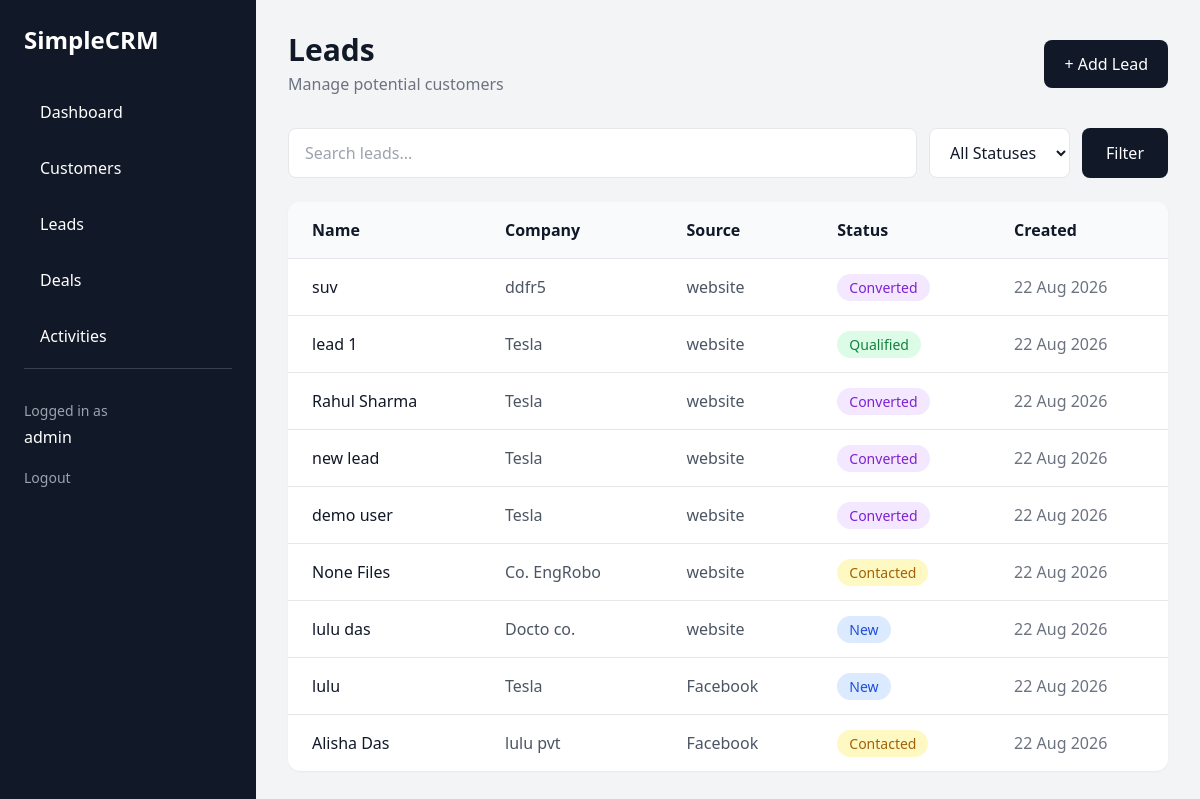
The app's page /leads/ (signed in) with its own data.
### crm/models.py (models this page shows, shortened)
class Lead(models.Model):
    STATUS_CHOICES = [
        ("new", "New"),
        ("contacted", "Contacted"),
        ("qualified", "Qualified"),
        ("converted", "Converted"),
        ("lost", "Lost"),
    ]
    name = models.CharField(max_length=150)
    email = models.EmailField(blank=True)
    phone = models.CharField(max_length=30, blank=True)
    company = models.CharField(max_length=150, blank=True)
    source = models.CharField(max_length=100, blank=True)
    status = models.CharField(
        max_length=20,
        choices=STATUS_CHOICES,
        default="new"
    )
    notes = models.TextField(blank=True)
    converted_customer = models.OneToOneField(
        "Customer",
        on_delete=models.SET_NULL,
        null=True,
        blank=True,
        related_name="converted_lead",
    )
    owner = models.ForeignKey(
    User,
    on_delete=models.SET_NULL,
    null=True,
    blank=True,
    related_name="leads",
    )
    created_at = models.DateTimeField(auto_now_add=True)

### crm/views.py (the view, shortened to what this page needs)
@login_required
def lead_list(request):
    if is_manager_or_admin(request.user):
        leads = Lead.objects.all()
    else:
        leads = Lead.objects.filter(
            owner=request.user
        )
    leads = leads.order_by("-created_at")
    search = request.GET.get("search", "")
    status = request.GET.get("status", "")
    if status:
        leads = leads.filter(
            status=status
        )
    return render(
        request,
        "crm/leads/list.html",
        {
            "leads": leads,
            "search": search,
            "status": status,
        }
    )

### crm/views.py (called while the page is built)
def is_manager_or_admin(user):
    return user.is_superuser or user.is_staff

### crm/templates/crm/leads/list.html (shortened to what this page needs)
{% extends "crm/base.html" %}
{% block content %}
<div class="flex justify-between items-center mb-8">
    <div>
        <h2 class="text-3xl font-bold">
            Leads
        </h2>
        <p class="text-gray-500 mt-1">
            Manage potential customers
        </p>
    </div>
    <a
        href="{% url 'lead_create' %}"
        class="bg-gray-900 text-white px-5 py-3 rounded-lg"
    >
        + Add Lead
    </a>
</div>
<form method="GET" class="mb-6">
    <div class="flex gap-3">
        <input
            type="text"
            name="search"
            value="{{ search }}"
            placeholder="Search leads..."
            class="flex-1 border rounded-lg px-4 py-3 bg-white"
        >
        <select
            name="status"
            class="border rounded-lg px-4 py-3 bg-white"
        >
            <option value="">All Statuses</option>
        </select>
        <button
            class="bg-gray-900 text-white px-6 rounded-lg"
        >
            Filter
        </button>
    </div>
</form>
<div class="bg-white rounded-xl shadow-sm overflow-hidden">
    <table class="w-full">
        <thead class="bg-gray-50 border-b">
            <tr>
                <th class="text-left px-6 py-4">
                    Name
                </th>
                <th class="text-left px-6 py-4">
                    Company
                </th>
                <th class="text-left px-6 py-4">
                    Source
                </th>
                <th class="text-left px-6 py-4">
                    Status
                </th>
                <th class="text-left px-6 py-4">
                    Created
                </th>
            </tr>
        </thead>
        <tbody class="divide-y">
            {% for lead in leads %}
            <tr class="hover:bg-gray-50">
                <td class="px-6 py-4">
                    <a
                        href="{% url 'lead_detail' lead.pk %}"
                        class="font-medium hover:underline"
                    >
                        {{ lead.name }}
                    </a>
                </td>
                <td class="px-6 py-4 text-gray-600">
                    {{ lead.company|default:"-" }}
                </td>
                <td class="px-6 py-4 text-gray-600">
                    {{ lead.source|default:"-" }}
                </td>
                <td class="px-6 py-4">
                    {% if lead.status == "new" %}
    <span class="bg-blue-100 text-blue-700 px-3 py-1 rounded-full text-sm">
        New
    </span>
{% elif lead.status == "contacted" %}
    <span class="bg-yellow-100 text-yellow-700 px-3 py-1 rounded-full text-sm">
        Contacted
    </span>
{% elif lead.status == "qualified" %}
    <span class="bg-green-100 text-green-700 px-3 py-1 rounded-full text-sm">
        Qualified
    </span>
{% elif lead.status == "converted" %}
    <span class="bg-purple-100 text-purple-700 px-3 py-1 rounded-full text-sm">
        Converted
    </span>
{% elif lead.status == "lost" %}
    <span class="bg-red-100 text-red-700 px-3 py-1 rounded-full text-sm">
        Lost
    </span>
{% endif %}
                </td>
                <td class="px-6 py-4 text-gray-500">
                    {{ lead.created_at|date:"d M Y" }}
                </td>
            </tr>
            {% endfor %}
        </tbody>
    </table>
</div>
{% endblock %}

### crm/templates/crm/base.html (shortened to what this page needs)
<!DOCTYPE html>
<html lang="en">
<head>
    <script src="https://cdn.tailwindcss.com"></script>
</head>
<body class="bg-gray-100 text-gray-900">
    <div class="flex min-h-screen">
        <aside class="w-64 bg-gray-900 text-white p-6">
            <h1 class="text-2xl font-bold mb-8">
                SimpleCRM
            </h1>
            <nav class="space-y-2">
                <a href="{% url 'dashboard' %}"
                   class="block px-4 py-3 rounded-lg hover:bg-gray-800">
                    Dashboard
                </a>
                <a href="{% url 'customer_list' %}"
                    class="block px-4 py-3 rounded-lg hover:bg-gray-800">
                        Customers
                </a>
                <a
    href="{% url 'lead_list' %}"
    class="block px-4 py-3 rounded-lg hover:bg-gray-800"
>
    Leads
</a>
                <a
    href="{% url 'deal_list' %}"
    class="block px-4 py-3 rounded-lg hover:bg-gray-800"
>
    Deals
</a>
                <a
    href="{% url 'activity_list' %}"
    class="block px-4 py-3 rounded-lg hover:bg-gray-800"
>
    Activities
</a>
<div class="mt-auto pt-8 border-t border-gray-700">
    <p class="text-sm text-gray-400">
        Logged in as
    </p>
    <p class="font-medium mt-1">
        {{ request.user.username }}
    </p>
    <form
        method="POST"
        action="{% url 'logout' %}"
        class="mt-4"
    >
        <button
            type="submit"
            class="text-sm text-gray-400 hover:text-white"
        >
            Logout
        </button>
    </form>
</div>
            </nav>
        </aside>
        <main class="flex-1 p-8">
            {% block content %}
            {% endblock %}
        </main>
    </div>
</body>
</html>

### records on screen
Lead: name "suv", company "ddfr5", source "website", status "Converted", created_at "22 Aug 2026"
Lead: name "lead 1", company "Tesla", source "website", status "Qualified", created_at "22 Aug 2026"
Lead: name "Rahul Sharma", company "Tesla", source "website", status "Converted", created_at "22 Aug 2026"
Lead: name "new lead", company "Tesla", source "website", status "Converted", created_at "22 Aug 2026"
Lead: name "demo user", company "Tesla", source "website", status "Converted", created_at "22 Aug 2026"
Lead: name "None Files", company "Co. EngRobo", source "website", status "Contacted", created_at "22 Aug 2026"
Lead: name "lulu das", company "Docto co.", source "website", status "New", created_at "22 Aug 2026"
Lead: name "lulu", company "Tesla", source "Facebook", status "New", created_at "22 Aug 2026"
Lead: name "Alisha Das", company "lulu pvt", source "Facebook", status "Contacted", created_at "22 Aug 2026"

### other values on screen
{{ request.user.username }} "admin"
